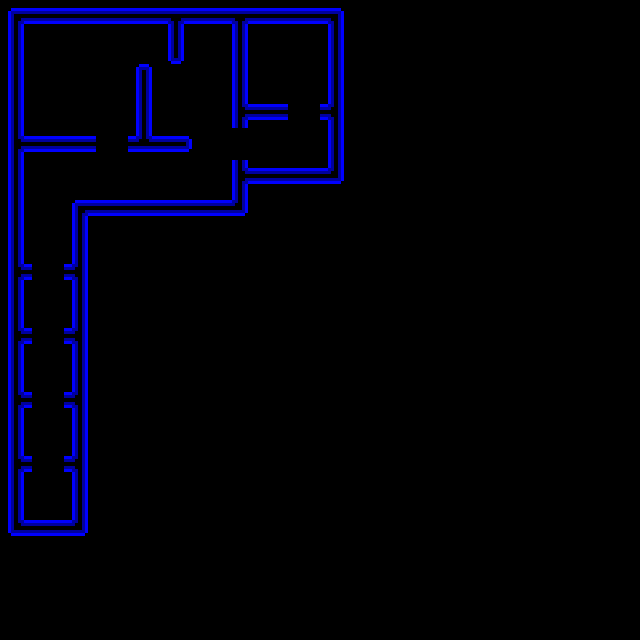

Tiled map render using the project's own tile images. Description and the map definition, with tile-layer contents summarised, below:
An orthogonal 20x20 tile map with 32x32 px tiles, 1 tile layer (map) and 15 objects (7x door, 6x switch, player, ai).

<map version="1.0" orientation="orthogonal" width="20" height="20" tilewidth="32" tileheight="32">
 <tileset firstgid="1" name="alive" tilewidth="32" tileheight="32">
  <image source="alive-tileset.png" width="256" height="832" />
  <tile id="0">
   <properties>
    <property name="blocks" value="1" />
   </properties>
  </tile>
  <tile id="1">
   <properties>
    <property name="blocks" value="1" />
   </properties>
  </tile>
  <tile id="2">
   <properties>
    <property name="blocks" value="1" />
   </properties>
  </tile>
  <tile id="3">
   <properties>
    <property name="blocks" value="1" />
   </properties>
  </tile>
  <tile id="4">
   <properties>
    <property name="blocks" value="1" />
   </properties>
  </tile>
  <tile id="5">
   <properties>
    <property name="blocks" value="1" />
   </properties>
  </tile>
  <tile id="6">
   <properties>
    <property name="blocks" value="1" />
   </properties>
  </tile>
  <tile id="8">
   <properties>
    <property name="blocks" value="1" />
   </properties>
  </tile>
  <tile id="9">
   <properties>
    <property name="blocks" value="1" />
   </properties>
  </tile>
  <tile id="10">
   <properties>
    <property name="blocks" value="1" />
   </properties>
  </tile>
  <tile id="11">
   <properties>
    <property name="blocks" value="1" />
   </properties>
  </tile>
  <tile id="12">
   <properties>
    <property name="blocks" value="1" />
   </properties>
  </tile>
  <tile id="16">
   <properties>
    <property name="blocks" value="1" />
   </properties>
  </tile>
  <tile id="17">
   <properties>
    <property name="blocks" value="1" />
   </properties>
  </tile>
  <tile id="18">
   <properties>
    <property name="blocks" value="1" />
   </properties>
  </tile>
  <tile id="19">
   <properties>
    <property name="blocks" value="1" />
   </properties>
  </tile>
  <tile id="20">
   <properties>
    <property name="blocks" value="1" />
   </properties>
  </tile>
  <tile id="25">
   <properties>
    <property name="blocks" value="1" />
   </properties>
  </tile>
  <tile id="26">
   <properties>
    <property name="blocks" value="1" />
   </properties>
  </tile>
  <tile id="27">
   <properties>
    <property name="blocks" value="1" />
   </properties>
  </tile>
  <tile id="29">
   <properties>
    <property name="blocks" value="1" />
   </properties>
  </tile>
  <tile id="30">
   <properties>
    <property name="blocks" value="1" />
   </properties>
  </tile>
 </tileset>
 <layer name="map" width="20" height="20">
  <data>[400 cells, 63 non-empty, 13 distinct tile ids]</data>
 </layer>
 <objectgroup name="objects" width="20" height="20">
  <object name="door_x" type="door" gid="6" x="288" y="128">
   <properties>
    <property name="on_finger_1" value="transmute=14" />
   </properties>
  </object>
  <object name="switch2" type="switch" gid="30" x="224" y="192">
   <properties>
    <property name="fingers" value="door_x" />
   </properties>
  </object>
  <object name="door_x" type="door" gid="7" x="224" y="160">
   <properties>
    <property name="on_finger_1" value="transmute=15,7" />
   </properties>
  </object>
  <object name="door3" type="door" gid="6" x="32" y="288">
   <properties>
    <property name="on_finger_1" value="transmute=14,6" />
   </properties>
  </object>
  <object name="door4" type="door" gid="6" x="32" y="352">
   <properties>
    <property name="on_finger_1" value="transmute=14" />
   </properties>
  </object>
  <object name="door5" type="door" gid="6" x="32" y="416">
   <properties>
    <property name="on_finger_1" value="transmute=14" />
   </properties>
  </object>
  <object name="door6" type="door" gid="6" x="32" y="480">
   <properties>
    <property name="on_finger_1" value="transmute=14" />
   </properties>
  </object>
  <object name="switch3" type="switch" gid="30" x="64" y="256">
   <properties>
    <property name="fingers" value="door3" />
   </properties>
  </object>
  <object name="switch4" type="switch" gid="30" x="0" y="320">
   <properties>
    <property name="fingers_1" value="door4" />
    <property name="fingers_2" value="door3" />
   </properties>
  </object>
  <object name="switch5" type="switch" gid="30" x="64" y="384">
   <properties>
    <property name="fingers" value="door5" />
   </properties>
  </object>
  <object name="switch6" type="switch" gid="30" x="0" y="480">
   <properties>
    <property name="fingers" value="door6" />
   </properties>
  </object>
  <object name="switch_secret" type="switch" gid="23" x="96" y="224">
   <properties>
    <property name="fingers" value="secret_door" />
   </properties>
  </object>
  <object name="secret_door" type="door" gid="2" x="96" y="160">
   <properties>
    <property name="on_finger" value="transmute=14" />
   </properties>
  </object>
  <object name="player" gid="57" x="32" y="64" />
  <object name="ICE" type="ai" gid="58" x="96" y="128" />
 </objectgroup>
</map>
